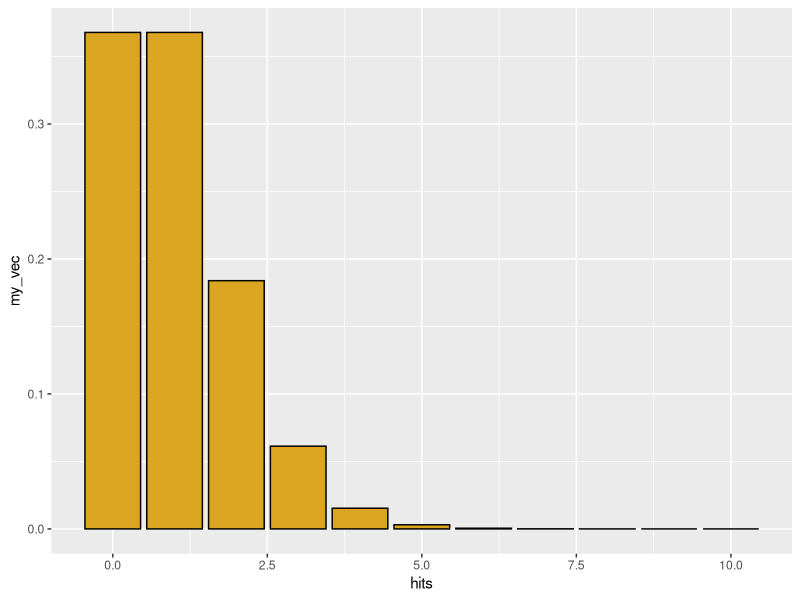
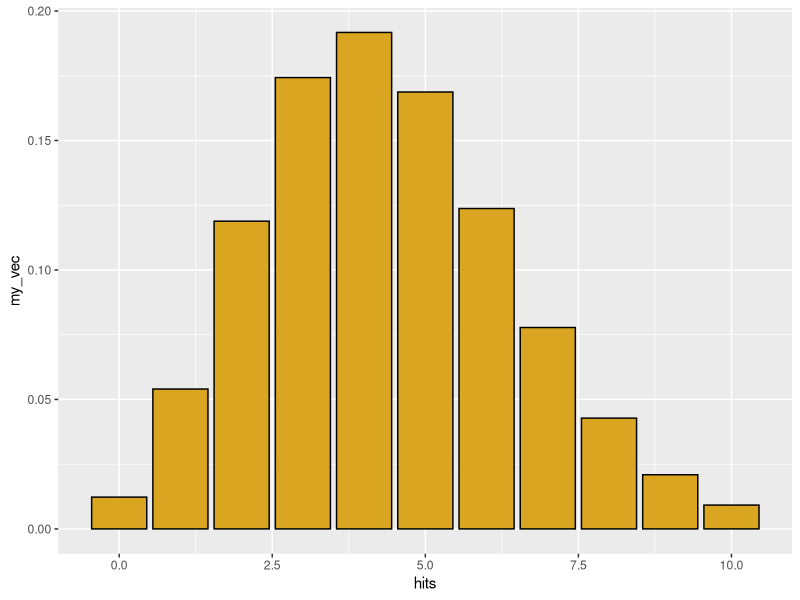
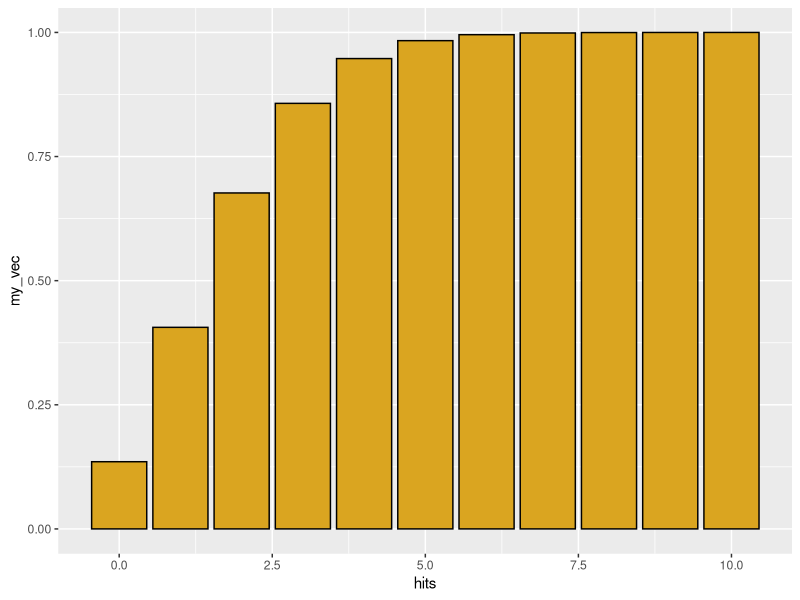
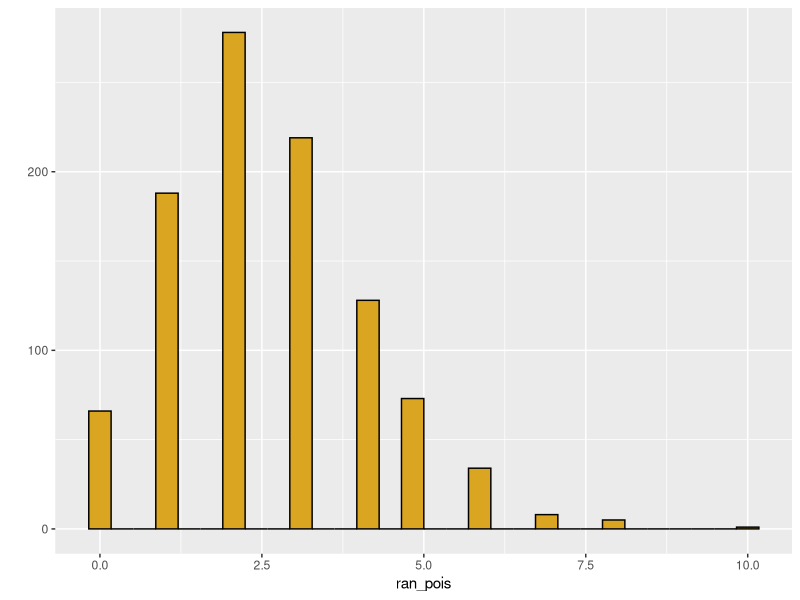
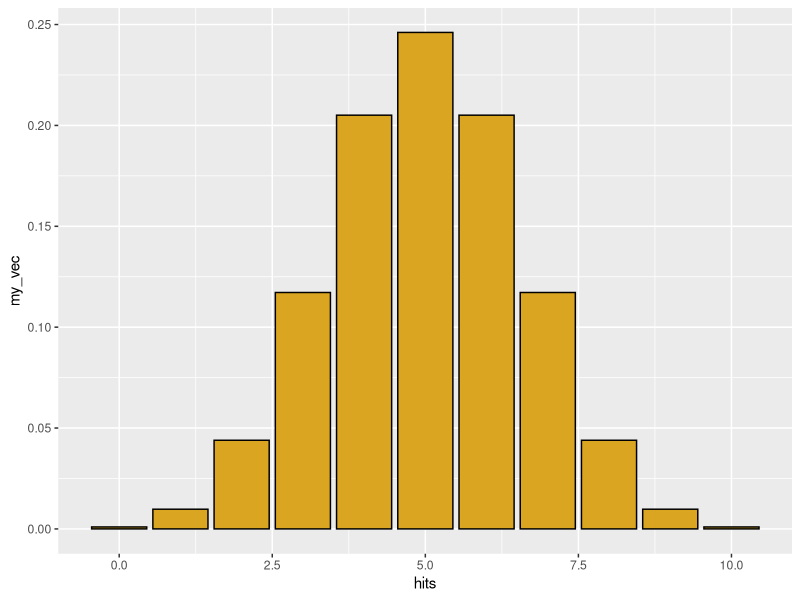
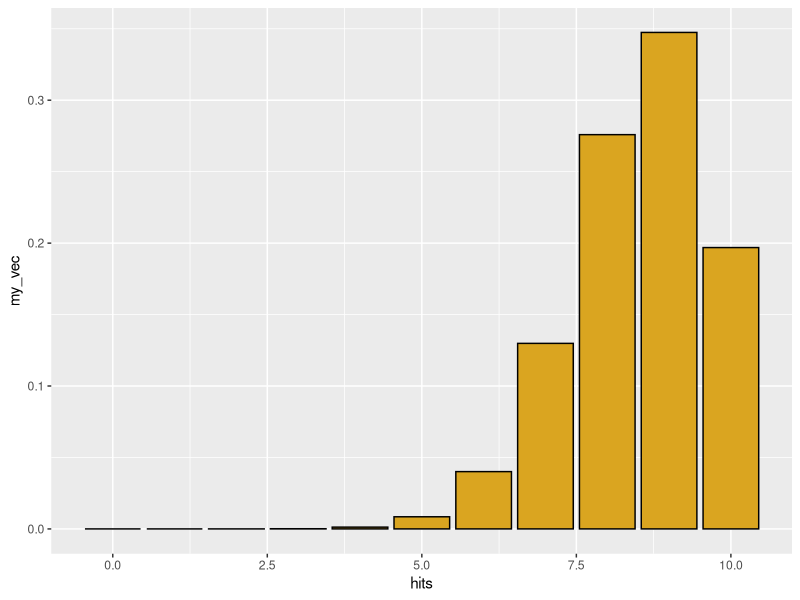
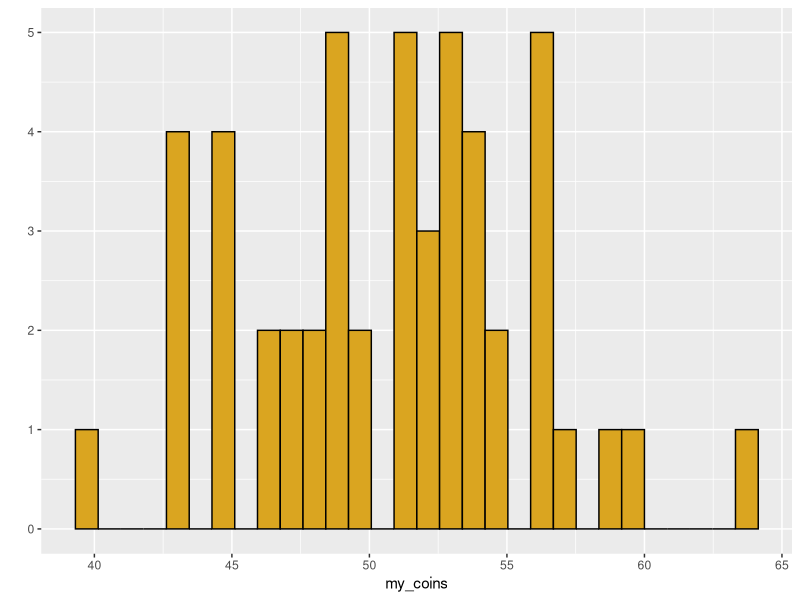
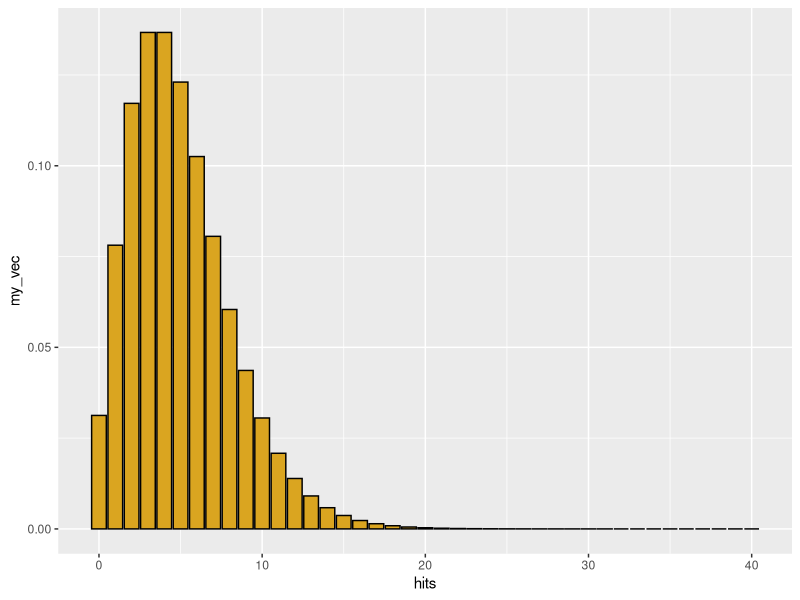

Recreate these plots in R, in order.
# Probability distributions
# 18 February 2020
# AAR

# -------------------------------------------------------------------------

# d probability density function
# p cumulative probability distribution
# q quantile function (inverse of p)
# r random number generator

# -------------------------------------------------------------------------

library(ggplot2)
library(MASS)

# Poisson -------------------------------------------------------------------------

# discrete 
# Poisson distribution - 0 to infinity
# parameter lambda > 0 (continuous) is a constant rate parameter (observations
# per unit time or unit area)

# d function for probability density
hits <- 0:10
my_vec <- dpois(x=hits, lambda=1)
qplot(x=hits, 
      y=my_vec,
      geom="col",
      color=I("black"),
      fill=I("goldenrod"))


my_vec <- dpois(x=hits, lambda=4.4) #changing lambda
qplot(x=hits, 
      y=my_vec,
      geom="col",
      color=I("black"),
      fill=I("goldenrod"))
## As lambda gets higher, we get closer and closer to a normal distribution.

sum(my_vec) #should be very close to 0


# for Poisson with lambda = 2, 
# what is the probability that a single draw will yield x=0
dpois(x=0, lambda=2)


# p function
hits <- 0:10
my_vec <- ppois(q=hits, lambda = 2)
qplot(x=hits, 
      y=my_vec,
      geom="col",
      color=I("black"),
      fill=I("goldenrod"))
# this is the cumulative probability function for that particular
# Poisson distrubution


# for poisson with lambda equals 2,
# what is the probability that a single random draw will yield x <= 1?
ppois(q=1, lambda = 2)

# This question can also be answered with the d function
p1 <- dpois(x=1, lambda = 2)
print(p1)
p2 <- dpois(x=0, lambda = 2)
print(p2)
p1 + p2 #this is the same answer as using ppois


# the q function is the inverse of the p function
qpois(p=0.5, lambda = 2.5)

# Simulate a poisson to get actual values
ran_pois <- rpois(n=1000, lambda = 2.5)
qplot(x=ran_pois, 
      color=I("black"),
      fill=I("goldenrod"))
quantile(x=ran_pois, probs = c(0.025,0.975))



# Binomial ----------------------------------------------------------------

# Also discrete
# The outcome here is dichotomous.

# p = probability of dichotomous outcome
# size = number of trials that we will conduct
# x = possible outcomes
# outcome x is bounded between 0 and size

# density function for binomial
hits <- 0:10
my_vec <- dbinom(x=hits, size=10, prob=0.5)
qplot(x=hits, 
      y=my_vec,
      geom="col",
      color=I("black"),
      fill=I("goldenrod"))

# what is the probability of getting 5 heads out of 10 tosses
hits <- 0:10
my_vec <- dbinom(x=hits, size=10, prob=0.85)

# Biased coin
qplot(x=hits, 
      y=my_vec,
      geom="col",
      color=I("black"),
      fill=I("goldenrod"))

# p function for tail probability
# probability of 5 or fewer heads out of 10 tosses
pbinom(q=5, size=10, prob=0.5)

# what is a 95% confidence interval for 100 trials 
# of a coin with p = 0.7
qbinom(p=c(0.025,0.975),
       size=100,
       prob=0.7)

# how does this compare to a sample interval for real data?
my_coins <- rbinom(n=50, 
                   size=100,
                   prob=0.50)
qplot(x=my_coins,
      color=I("black"),
      fill=I("goldenrod"))

quantile(x=my_coins, probs=c(0.025,0.975))


# Negative Binomial -------------------------------------------------------

# Slightly more realistic version of the Poisson distribution

# number of failures in a series of (Bernouli) trials
# with p= probability of success 

# We ask how many failures we get befire we get a targeted number of 
# successes (=size)

# it generates a distribution that is more heterogeneous or
# overdispersed than the Poisson

hits <- 0:40
my_vec <- dnbinom(x=hits,
                  size=5,
                  prob=0.5)
qplot(x=hits,
      y=my_vec,
      geom="col",
      color=I("black"),
      fill=I("goldenrod"))

# geometric series is a special case
# where number of successes = 1 
# each bar is a constant fraction of the one that 
# came before it with prob 1-p
my_vec <- dnbinom(x=hits, 
                  size=1,
                  prob=0.1)
qplot(x=hits,
      y=my_vec,
      geom="col",
      color=I("black"),
      fill=I("goldenrod"))

# Alternative way: Specify mean = mu of distribution and size
# this gives us a poisson distribution with a lambda value that varies
# dispersion parameter is the shape parameter from a gamma distribution
# as it increases, the variance gets smaller

nbi_ran <- rnbinom(n=1000, size=10, mu=5)
qplot(x=nbi_ran,
      color=I("black"),
      fill=I("goldenrod"))

nbi_ran <- rnbinom(n=1000, size=0.1, mu=5)
qplot(x=nbi_ran,
      color=I("black"),
      fill=I("goldenrod"))


